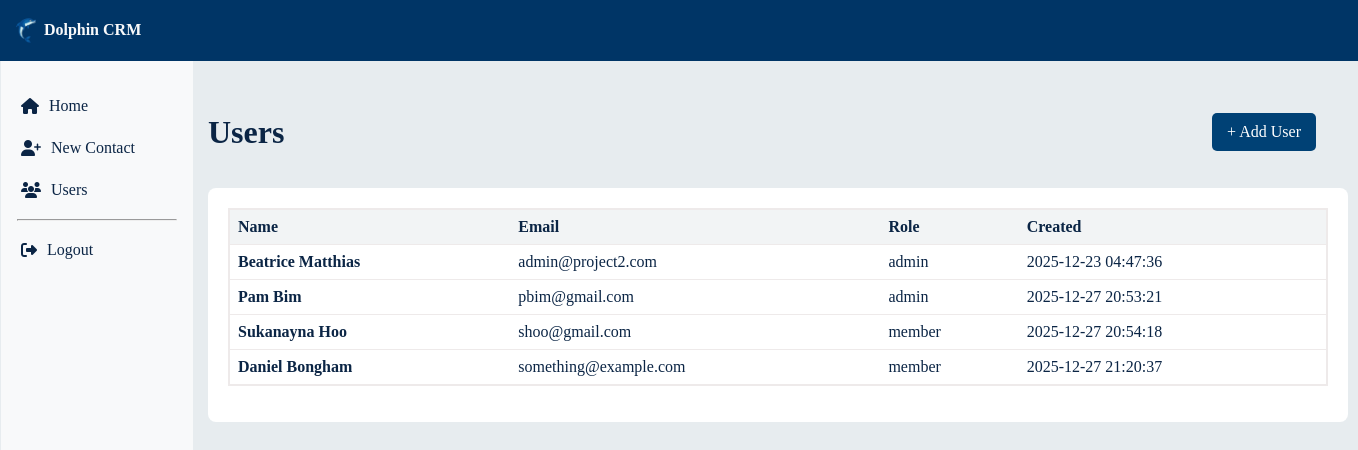
The page /pages/users.php (signed in) on the database its author committed.
### tables this page shows
CREATE TABLE `users` (
  `id` int(8) NOT NULL COMMENT 'Row ID and Table Primary Key',
  `firstname` varchar(32) NOT NULL COMMENT 'Stores users'' first name',
  `lastname` varchar(32) NOT NULL COMMENT 'Stores users'' last name',
  `password` varchar(255) NOT NULL COMMENT 'Stores users'' hashed password',
  `email` varchar(64) NOT NULL COMMENT 'Stores users'' email address',
  `role` varchar(32) NOT NULL COMMENT 'Stores users'' role at the company',
  `created_at` timestamp NOT NULL DEFAULT current_timestamp() COMMENT 'Gives a timestamp of when the account was created'
);

### includes/usertable.php (the view)
<?php require_once '../includes/dbconfig.php';?>
<?php
$stmt = $conn->query("SELECT * FROM users");
$results = $stmt->fetchAll(PDO::FETCH_ASSOC);
userTable($results);
function userTable($results){
echo "<table><thead><tr><th>Name</th><th>Email</th><th>Role</th><th>Created</th></tr></thead><tbody>";
       foreach ($results as $row):
        echo "<tr>";
          echo "<td><strong>" .$row['firstname']. " " .$row['lastname']. "</strong></td>";
          echo "<td>" .$row['email']. "</td>";
          echo "<td>" .$row['role']. "</td>";
          echo "<td>" .$row['created_at']. "</td>";
        echo "</tr>";
       endforeach;
  echo"</tbody></table>";
}
?>

### styles.css (style rules this page uses)
body { margin: 0; background-color: #E7ECEF; color: #0B2545; font-family: Cambria, Cochin, Georgia, Times, 'Times New Roman', serif; }
.contacts-table td,th { text-align: left; padding: 0.5em; border-bottom: 1px solid #eeeaea; }
#daniel-users-container table { border: 2px solid #eeeaea; border-collapse: collapse; width: 1100px; margin-bottom: 1em; background-color: #FFFFFF; border-radius: 8px; }
#daniel-users-container table tr { border-bottom: 1px solid #eeeaea; }
#daniel-users-container th { background-color: #f2f4f5; }
#daniel-users-container th, td { padding: 8px; text-align: left; }

### rows shown on the page
users: firstname "Beatrice", lastname "Matthias", email "admin@project2.com", role "admin", created_at "2025-12-23 04:47:36"
users: firstname "Pam", lastname "Bim", email "pbim@gmail.com", role "admin", created_at "2025-12-27 20:53:21"
users: firstname "Sukanayna", lastname "Hoo", email "shoo@gmail.com", role "member", created_at "2025-12-27 20:54:18"
users: firstname "Daniel", lastname "Bongham", email "something@example.com", role "member", created_at "2025-12-27 21:20:37"
